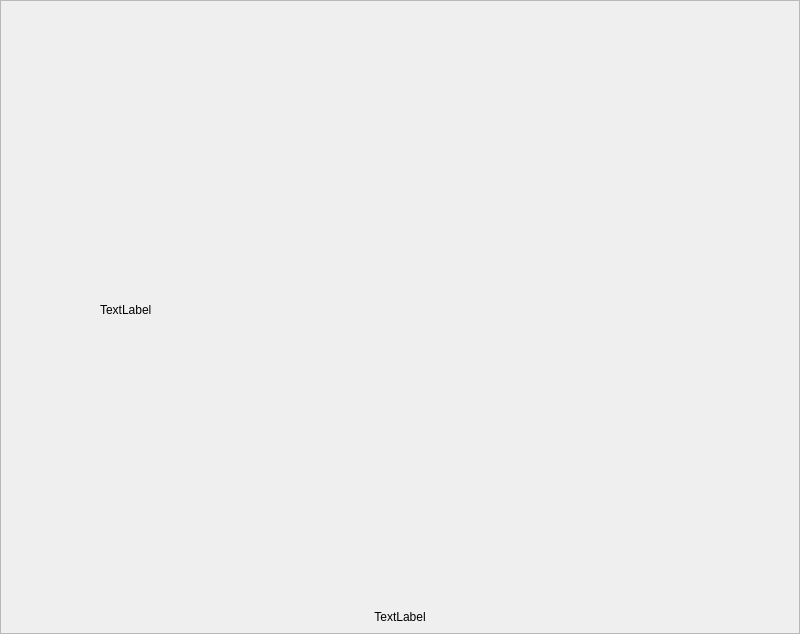
<?xml version="1.0" encoding="UTF-8"?>
<ui version="4.0">
 <class>LoadingDialog</class>
 <widget class="QWidget" name="LoadingDialog">
  <property name="geometry">
   <rect>
    <x>0</x>
    <y>0</y>
    <width>800</width>
    <height>600</height>
   </rect>
  </property>
  <property name="windowTitle">
   <string>Form</string>
  </property>
  <layout class="QVBoxLayout" name="verticalLayout">
   <property name="spacing">
    <number>0</number>
   </property>
   <property name="leftMargin">
    <number>0</number>
   </property>
   <property name="topMargin">
    <number>0</number>
   </property>
   <property name="rightMargin">
    <number>0</number>
   </property>
   <property name="bottomMargin">
    <number>0</number>
   </property>
   <item>
    <widget class="QFrame" name="frame">
     <property name="frameShape">
      <enum>QFrame::StyledPanel</enum>
     </property>
     <property name="frameShadow">
      <enum>QFrame::Raised</enum>
     </property>
     <layout class="QVBoxLayout" name="verticalLayout_2">
      <property name="spacing">
       <number>10</number>
      </property>
      <item>
       <widget class="QWidget" name="cointainerLoading" native="true">
        <property name="maximumSize">
         <size>
          <width>16777215</width>
          <height>16777215</height>
         </size>
        </property>
        <layout class="QVBoxLayout" name="verticalLayout_3">
         <property name="spacing">
          <number>0</number>
         </property>
         <property name="leftMargin">
          <number>0</number>
         </property>
         <property name="topMargin">
          <number>0</number>
         </property>
         <property name="rightMargin">
          <number>0</number>
         </property>
         <property name="bottomMargin">
          <number>0</number>
         </property>
         <item alignment="Qt::AlignHCenter">
          <widget class="QLabel" name="labelMovie">
           <property name="minimumSize">
            <size>
             <width>600</width>
             <height>600</height>
            </size>
           </property>
           <property name="maximumSize">
            <size>
             <width>600</width>
             <height>600</height>
            </size>
           </property>
           <property name="text">
            <string>TextLabel</string>
           </property>
          </widget>
         </item>
         <item>
          <widget class="QLabel" name="labelMessage">
           <property name="text">
            <string>TextLabel</string>
           </property>
           <property name="alignment">
            <set>Qt::AlignCenter</set>
           </property>
          </widget>
         </item>
        </layout>
       </widget>
      </item>
     </layout>
    </widget>
   </item>
  </layout>
 </widget>
 <resources/>
 <connections/>
</ui>
